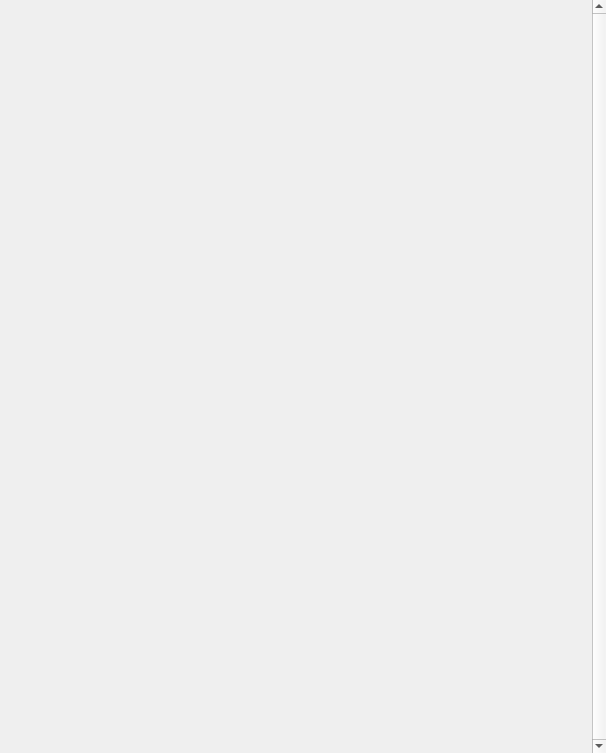
<?xml version="1.0" encoding="UTF-8"?>
<ui version="4.0">
 <class>ArticleViewContainerWidget</class>
 <widget class="QWidget" name="ArticleViewContainerWidget">
  <property name="geometry">
   <rect>
    <x>0</x>
    <y>0</y>
    <width>606</width>
    <height>753</height>
   </rect>
  </property>
  <property name="windowTitle">
   <string>Form</string>
  </property>
  <property name="styleSheet">
   <string notr="true">font-family: &quot;Open-sans&quot;;</string>
  </property>
  <layout class="QVBoxLayout" name="verticalLayout_5">
   <property name="spacing">
    <number>0</number>
   </property>
   <property name="leftMargin">
    <number>0</number>
   </property>
   <property name="topMargin">
    <number>0</number>
   </property>
   <property name="rightMargin">
    <number>0</number>
   </property>
   <property name="bottomMargin">
    <number>0</number>
   </property>
   <item>
    <widget class="QBetterScrollArea" name="previewArea">
     <property name="styleSheet">
      <string notr="true"/>
     </property>
     <property name="frameShape">
      <enum>QFrame::NoFrame</enum>
     </property>
     <property name="frameShadow">
      <enum>QFrame::Plain</enum>
     </property>
     <property name="lineWidth">
      <number>0</number>
     </property>
     <property name="verticalScrollBarPolicy">
      <enum>Qt::ScrollBarAlwaysOn</enum>
     </property>
     <property name="horizontalScrollBarPolicy">
      <enum>Qt::ScrollBarAlwaysOff</enum>
     </property>
     <property name="widgetResizable">
      <bool>true</bool>
     </property>
     <property name="alignment">
      <set>Qt::AlignHCenter|Qt::AlignTop</set>
     </property>
     <widget class="QWidget" name="articleViewContents">
      <property name="geometry">
       <rect>
        <x>0</x>
        <y>0</y>
        <width>589</width>
        <height>753</height>
       </rect>
      </property>
      <layout class="QVBoxLayout" name="verticalLayout">
       <property name="spacing">
        <number>16</number>
       </property>
       <property name="leftMargin">
        <number>15</number>
       </property>
       <property name="topMargin">
        <number>15</number>
       </property>
       <property name="rightMargin">
        <number>15</number>
       </property>
       <property name="bottomMargin">
        <number>15</number>
       </property>
       <item>
        <spacer name="verticalSpacer">
         <property name="orientation">
          <enum>Qt::Vertical</enum>
         </property>
         <property name="sizeHint" stdset="0">
          <size>
           <width>20</width>
           <height>0</height>
          </size>
         </property>
        </spacer>
       </item>
      </layout>
     </widget>
    </widget>
   </item>
  </layout>
 </widget>
 <customwidgets>
  <customwidget>
   <class>QBetterScrollArea</class>
   <extends>QScrollArea</extends>
   <header>NewsShared/Qt/QBetterScrollArea.h</header>
   <container>1</container>
  </customwidget>
 </customwidgets>
 <resources/>
 <connections/>
</ui>
